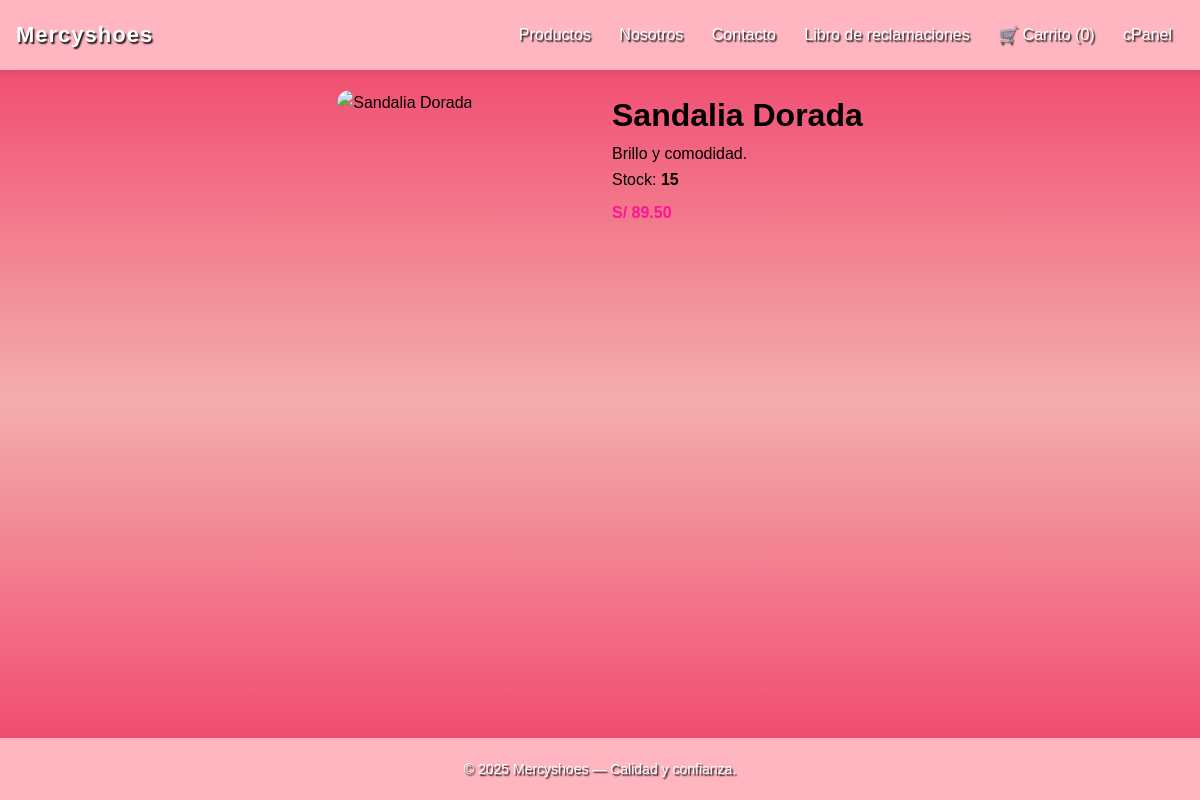
Screenshot of /index.php?r=product/show/3 with the database file from the repository.
### tables this page shows
CREATE TABLE IF NOT EXISTS products (
  id INT AUTO_INCREMENT PRIMARY KEY,
  category_id INT NULL,
  name VARCHAR(200) NOT NULL,
  description TEXT,
  price DECIMAL(10,2) NOT NULL DEFAULT 0,
  stock INT NOT NULL DEFAULT 0,
  image VARCHAR(255) DEFAULT '',
  FOREIGN KEY (category_id) REFERENCES categories(id) ON DELETE SET NULL
);

### app/views/frontend/product_detail.php (called while the page is built)
<?php include __DIR__ . '/partials/product_detail_content.php'; ?>

### core/Controller.php (called while the page is built, shortened)
<?php
class Controller {
    protected function render($viewPath, $data = [], $layout = 'main') {
        extract($data);
        $layoutFile = __DIR__ . '/../app/views/partials/layout_' . $layout . '.php';
        include $layoutFile;
    }
}
?>

### app/controllers/ProductController.php (called while the page is built, shortened)
<?php
class ProductController extends Controller {
    public function show($id){
        $m = new Product();
        $product = $m->find($id);
        $this->render('frontend/product_detail', compact('product'));
    }
}
?>

### index.php (called while the page is built, shortened)
<?php
spl_autoload_register(function($class) {
    $paths = [
        __DIR__ . '/core/' . $class . '.php',
        __DIR__ . '/app/controllers/' . $class . '.php',
        __DIR__ . '/app/models/' . $class . '.php',
    ];
    foreach ($paths as $p) if (file_exists($p)) { require $p; return; }
});
$route = isset($_GET['r']) ? trim($_GET['r']) : 'home/index';
$parts = array_values(array_filter(explode('/', $route)));
$action = $parts[1] ?? 'index';
$params = array_slice($parts, 2);
$c = new $controller();
call_user_func_array([$c, $action], $params);
?>

### core/Database.php (called while the page is built)
<?php
class Database {
    private static $instance = null;
    public static function getInstance() {
        if (self::$instance === null) {
            $dsn = 'mysql:host=' . DB_HOST . ';dbname=' . DB_NAME . ';charset=utf8mb4';
            try {
                self::$instance = new PDO($dsn, DB_USER, DB_PASS, [
                    PDO::ATTR_ERRMODE => PDO::ERRMODE_EXCEPTION,
                    PDO::ATTR_DEFAULT_FETCH_MODE => PDO::FETCH_ASSOC,
                ]);
            } catch (PDOException $e) {
                die('DB connection failed: ' . $e->getMessage());
            }
        }
        return self::$instance;
    }
}
?>

### app/models/Product.php (called while the page is built, shortened)
<?php
class Product {
    private $db;
    public function __construct(){ $this->db = Database::getInstance(); }
    public function find($id) {
        $stmt = $this->db->prepare('SELECT * FROM products WHERE id=?');
        $stmt->execute([$id]);
        return $stmt->fetch();
    }
}
?>

### app/views/frontend/partials/product_detail_content.php (the view, shortened to what this page needs)
<div class="grid" style="grid-template-columns: 1fr 1fr; gap: 24px;">
  <div>
    <img src="<?php echo $product['image'] ?: 'public/assets/placeholder.jpg'; ?>" alt="<?php echo htmlspecialchars($product['name']); ?>" style="width:100%;height:300px;object-fit:cover;border-radius:16px">
  </div>
  <div>
    <h1><?php echo htmlspecialchars($product['name']); ?></h1>
    <p><?php echo nl2br(htmlspecialchars($product['description'])); ?></p>
    <p>Stock: <strong><?php echo (int)$product['stock']; ?></strong></p>
    <div class="price">S/ <?php echo number_format($product['price'],2); ?></div>
  </div>
  </div>

### public/assets/css/style.css (style rules this page uses)
html, body { height: 100%; margin: 0; display: flex; flex-direction: column; }
* { box-sizing: border-box; margin: 0; padding: 0; }
body { font-family: 'Poppins', Arial, sans-serif; background: linear-gradient(180deg, #ee1c4ddd, #f4aeae, #ee1c4ddd); color: var(--color-text); line-height: 1.6; }
.grid { display: grid; grid-template-columns: repeat(auto-fill,minmax(240px,1fr)); gap: 20px; margin-top: 20px; }
.price { font-weight: 700; color: var(--color-primary-dark); margin: 8px 0; }

### public/assets/css/variables.css (style rules this page uses)
:root { --color-primary: #ff69b4; --color-primary-dark: #ff1493; --color-secondary: #ffb6c1; --color-bg: #fff9fb; --color-light: #ffe4ec; --color-text: #000000; --color-text-light: #ffffff; --radius: 16px; --transition: all .2s ease-in-out; }

### rows the page displays
products: name "Sandalia Dorada", description "Brillo y comodidad.", stock "15", price "89.50"
